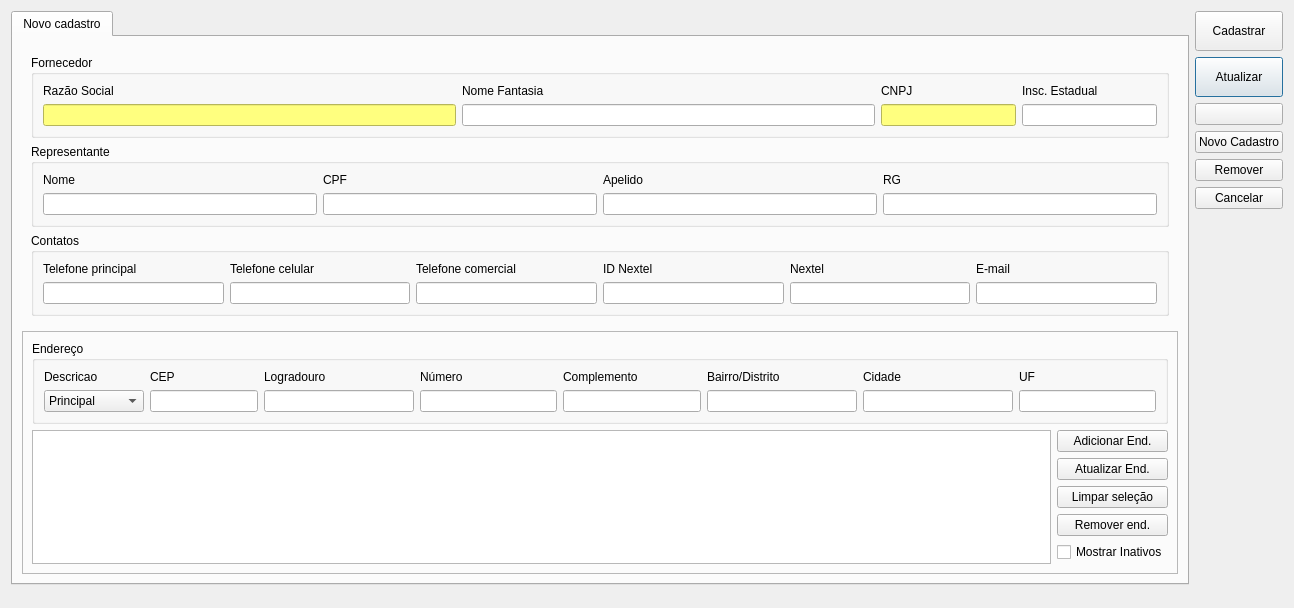
<?xml version="1.0" encoding="UTF-8"?>
<ui version="4.0">
 <class>CadastroFornecedor</class>
 <widget class="QDialog" name="CadastroFornecedor">
  <property name="windowModality">
   <enum>Qt::NonModal</enum>
  </property>
  <property name="geometry">
   <rect>
    <x>0</x>
    <y>0</y>
    <width>1294</width>
    <height>604</height>
   </rect>
  </property>
  <property name="windowTitle">
   <string>Cadastro de Fornecedor</string>
  </property>
  <layout class="QGridLayout" name="gridLayout_3">
   <item row="0" column="1" rowspan="3" colspan="2">
    <layout class="QVBoxLayout" name="verticalLayout_3">
     <item>
      <widget class="QPushButton" name="pushButtonCadastrar">
       <property name="minimumSize">
        <size>
         <width>0</width>
         <height>40</height>
        </size>
       </property>
       <property name="text">
        <string>Cadastrar</string>
       </property>
       <property name="autoDefault">
        <bool>false</bool>
       </property>
      </widget>
     </item>
     <item>
      <widget class="QPushButton" name="pushButtonAtualizar">
       <property name="minimumSize">
        <size>
         <width>0</width>
         <height>40</height>
        </size>
       </property>
       <property name="text">
        <string>Atualizar</string>
       </property>
      </widget>
     </item>
     <item>
      <widget class="QPushButton" name="pushButtonBuscar">
       <property name="text">
        <string/>
       </property>
       <property name="icon">
        <iconset resource="../qrs/resources.qrc">
         <normaloff>:/search.png</normaloff>:/search.png</iconset>
       </property>
      </widget>
     </item>
     <item>
      <widget class="QPushButton" name="pushButtonNovoCad">
       <property name="text">
        <string>Novo Cadastro</string>
       </property>
      </widget>
     </item>
     <item>
      <widget class="QPushButton" name="pushButtonRemover">
       <property name="text">
        <string>Remover</string>
       </property>
      </widget>
     </item>
     <item>
      <widget class="QPushButton" name="pushButtonCancelar">
       <property name="text">
        <string>Cancelar</string>
       </property>
      </widget>
     </item>
     <item>
      <spacer name="verticalSpacer">
       <property name="orientation">
        <enum>Qt::Vertical</enum>
       </property>
       <property name="sizeHint" stdset="0">
        <size>
         <width>20</width>
         <height>40</height>
        </size>
       </property>
      </spacer>
     </item>
    </layout>
   </item>
   <item row="0" column="0">
    <widget class="QTabWidget" name="tabWidget">
     <property name="currentIndex">
      <number>0</number>
     </property>
     <widget class="QWidget" name="tab">
      <attribute name="title">
       <string>Novo cadastro</string>
      </attribute>
      <layout class="QGridLayout" name="gridLayout_6">
       <item row="1" column="0">
        <widget class="QFrame" name="frameCadastro">
         <layout class="QGridLayout" name="gridLayout_7">
          <item row="0" column="0">
           <layout class="QGridLayout" name="gridLayout_5">
            <item row="1" column="0" colspan="2">
             <widget class="QGroupBox" name="groupBoxDadosPessoais">
              <property name="title">
               <string>Representante</string>
              </property>
              <layout class="QGridLayout" name="gridLayout_2">
               <item row="0" column="2">
                <widget class="QLabel" name="labelCPFContato">
                 <property name="text">
                  <string>CPF</string>
                 </property>
                </widget>
               </item>
               <item row="0" column="5">
                <widget class="QLabel" name="label_1">
                 <property name="text">
                  <string>RG</string>
                 </property>
                </widget>
               </item>
               <item row="1" column="2">
                <widget class="QLineEdit" name="lineEditContatoCPF">
                 <property name="minimumSize">
                  <size>
                   <width>100</width>
                   <height>0</height>
                  </size>
                 </property>
                 <property name="maximumSize">
                  <size>
                   <width>16777215</width>
                   <height>16777215</height>
                  </size>
                 </property>
                 <property name="accessibleName">
                  <string>CPF Repr.</string>
                 </property>
                </widget>
               </item>
               <item row="0" column="4">
                <widget class="QLabel" name="labelApelido">
                 <property name="text">
                  <string>Apelido</string>
                 </property>
                </widget>
               </item>
               <item row="0" column="1">
                <widget class="QLabel" name="labelNome">
                 <property name="text">
                  <string>Nome</string>
                 </property>
                </widget>
               </item>
               <item row="1" column="4">
                <widget class="QLineEdit" name="lineEditContatoApelido">
                 <property name="minimumSize">
                  <size>
                   <width>100</width>
                   <height>0</height>
                  </size>
                 </property>
                 <property name="maximumSize">
                  <size>
                   <width>16777215</width>
                   <height>16777215</height>
                  </size>
                 </property>
                 <property name="accessibleName">
                  <string>Apelido Repr.</string>
                 </property>
                </widget>
               </item>
               <item row="1" column="5">
                <widget class="QLineEdit" name="lineEditContatoRG">
                 <property name="minimumSize">
                  <size>
                   <width>70</width>
                   <height>0</height>
                  </size>
                 </property>
                 <property name="maximumSize">
                  <size>
                   <width>16777215</width>
                   <height>16777215</height>
                  </size>
                 </property>
                 <property name="accessibleName">
                  <string>RG Repr.</string>
                 </property>
                </widget>
               </item>
               <item row="1" column="1">
                <widget class="QLineEdit" name="lineEditContatoNome">
                 <property name="minimumSize">
                  <size>
                   <width>200</width>
                   <height>0</height>
                  </size>
                 </property>
                 <property name="toolTip">
                  <string/>
                 </property>
                 <property name="accessibleName">
                  <string>Nome Repr.</string>
                 </property>
                </widget>
               </item>
              </layout>
             </widget>
            </item>
            <item row="2" column="0" colspan="2">
             <widget class="QGroupBox" name="groupBoxContatos">
              <property name="title">
               <string>Contatos</string>
              </property>
              <layout class="QGridLayout" name="gridLayout_4">
               <item row="1" column="1">
                <widget class="LineEditTel" name="lineEditTel_Cel">
                 <property name="minimumSize">
                  <size>
                   <width>100</width>
                   <height>0</height>
                  </size>
                 </property>
                 <property name="accessibleName">
                  <string>Celular</string>
                 </property>
                </widget>
               </item>
               <item row="0" column="4">
                <widget class="QLabel" name="label_14">
                 <property name="text">
                  <string>ID Nextel</string>
                 </property>
                </widget>
               </item>
               <item row="0" column="5">
                <widget class="QLabel" name="label">
                 <property name="text">
                  <string>Nextel</string>
                 </property>
                </widget>
               </item>
               <item row="0" column="6">
                <widget class="QLabel" name="label_3">
                 <property name="text">
                  <string>E-mail</string>
                 </property>
                </widget>
               </item>
               <item row="0" column="0">
                <widget class="QLabel" name="label_18">
                 <property name="text">
                  <string>Telefone principal</string>
                 </property>
                </widget>
               </item>
               <item row="1" column="0">
                <widget class="LineEditTel" name="lineEditTel_Res">
                 <property name="minimumSize">
                  <size>
                   <width>100</width>
                   <height>0</height>
                  </size>
                 </property>
                 <property name="accessibleName">
                  <string>Telefone principal</string>
                 </property>
                </widget>
               </item>
               <item row="0" column="2">
                <widget class="QLabel" name="label_20">
                 <property name="text">
                  <string>Telefone comercial</string>
                 </property>
                </widget>
               </item>
               <item row="0" column="1">
                <widget class="QLabel" name="label_19">
                 <property name="text">
                  <string>Telefone celular</string>
                 </property>
                </widget>
               </item>
               <item row="1" column="5">
                <widget class="LineEditTel" name="lineEditNextel">
                 <property name="minimumSize">
                  <size>
                   <width>100</width>
                   <height>0</height>
                  </size>
                 </property>
                 <property name="accessibleName">
                  <string>Nextel</string>
                 </property>
                </widget>
               </item>
               <item row="1" column="2">
                <widget class="LineEditTel" name="lineEditTel_Com">
                 <property name="minimumSize">
                  <size>
                   <width>100</width>
                   <height>0</height>
                  </size>
                 </property>
                 <property name="accessibleName">
                  <string>Telefone comercial</string>
                 </property>
                </widget>
               </item>
               <item row="1" column="4">
                <widget class="QLineEdit" name="lineEditIdNextel">
                 <property name="minimumSize">
                  <size>
                   <width>100</width>
                   <height>0</height>
                  </size>
                 </property>
                 <property name="accessibleName">
                  <string>ID Nextel</string>
                 </property>
                </widget>
               </item>
               <item row="1" column="6">
                <widget class="QLineEdit" name="lineEditEmail">
                 <property name="minimumSize">
                  <size>
                   <width>120</width>
                   <height>0</height>
                  </size>
                 </property>
                 <property name="accessibleName">
                  <string>E-mail</string>
                 </property>
                 <property name="inputMethodHints">
                  <set>Qt::ImhEmailCharactersOnly</set>
                 </property>
                </widget>
               </item>
              </layout>
             </widget>
            </item>
            <item row="0" column="0" colspan="2">
             <widget class="QGroupBox" name="groupBoxPJuridica">
              <property name="title">
               <string>Fornecedor</string>
              </property>
              <property name="checkable">
               <bool>false</bool>
              </property>
              <property name="checked">
               <bool>false</bool>
              </property>
              <layout class="QGridLayout" name="gridLayout_10">
               <item row="0" column="2">
                <widget class="QLabel" name="labelCNPJ">
                 <property name="text">
                  <string>CNPJ</string>
                 </property>
                </widget>
               </item>
               <item row="0" column="0">
                <widget class="QLabel" name="labelCliente">
                 <property name="text">
                  <string>Razão Social</string>
                 </property>
                </widget>
               </item>
               <item row="0" column="1">
                <widget class="QLabel" name="label_54">
                 <property name="text">
                  <string>Nome Fantasia</string>
                 </property>
                </widget>
               </item>
               <item row="1" column="2">
                <widget class="QLineEdit" name="lineEditCNPJ">
                 <property name="minimumSize">
                  <size>
                   <width>100</width>
                   <height>0</height>
                  </size>
                 </property>
                 <property name="maximumSize">
                  <size>
                   <width>135</width>
                   <height>16777215</height>
                  </size>
                 </property>
                 <property name="accessibleName">
                  <string>CNPJ</string>
                 </property>
                 <property name="styleSheet">
                  <string notr="true">background-color: rgb(255, 255, 127);</string>
                 </property>
                </widget>
               </item>
               <item row="0" column="3">
                <widget class="QLabel" name="labelInscricaoEstadual">
                 <property name="text">
                  <string>Insc. Estadual</string>
                 </property>
                </widget>
               </item>
               <item row="1" column="3">
                <widget class="QLineEdit" name="lineEditInscEstadual">
                 <property name="minimumSize">
                  <size>
                   <width>100</width>
                   <height>0</height>
                  </size>
                 </property>
                 <property name="maximumSize">
                  <size>
                   <width>135</width>
                   <height>16777215</height>
                  </size>
                 </property>
                 <property name="accessibleName">
                  <string>Insc. Estadual</string>
                 </property>
                </widget>
               </item>
               <item row="1" column="1">
                <widget class="QLineEdit" name="lineEditNomeFantasia">
                 <property name="minimumSize">
                  <size>
                   <width>120</width>
                   <height>0</height>
                  </size>
                 </property>
                 <property name="accessibleName">
                  <string>Nome Fantasia</string>
                 </property>
                </widget>
               </item>
               <item row="1" column="0">
                <widget class="QLineEdit" name="lineEditFornecedor">
                 <property name="minimumSize">
                  <size>
                   <width>120</width>
                   <height>0</height>
                  </size>
                 </property>
                 <property name="accessibleName">
                  <string>Razão Social</string>
                 </property>
                 <property name="styleSheet">
                  <string notr="true">background-color: rgb(255, 255, 127);</string>
                 </property>
                </widget>
               </item>
              </layout>
             </widget>
            </item>
           </layout>
          </item>
         </layout>
        </widget>
       </item>
       <item row="2" column="0">
        <widget class="QFrame" name="frameEndereco">
         <property name="frameShape">
          <enum>QFrame::StyledPanel</enum>
         </property>
         <property name="frameShadow">
          <enum>QFrame::Raised</enum>
         </property>
         <layout class="QGridLayout" name="gridLayout_21">
          <item row="1" column="0">
           <widget class="QTableView" name="tableEndereco">
            <property name="sizeAdjustPolicy">
             <enum>QAbstractScrollArea::AdjustToContents</enum>
            </property>
            <property name="editTriggers">
             <set>QAbstractItemView::NoEditTriggers</set>
            </property>
            <property name="tabKeyNavigation">
             <bool>false</bool>
            </property>
            <property name="alternatingRowColors">
             <bool>true</bool>
            </property>
            <property name="selectionMode">
             <enum>QAbstractItemView::SingleSelection</enum>
            </property>
            <property name="selectionBehavior">
             <enum>QAbstractItemView::SelectRows</enum>
            </property>
            <attribute name="horizontalHeaderStretchLastSection">
             <bool>false</bool>
            </attribute>
           </widget>
          </item>
          <item row="0" column="0" colspan="2">
           <widget class="QGroupBox" name="groupBoxEndereco">
            <property name="title">
             <string>Endereço</string>
            </property>
            <layout class="QGridLayout" name="gridLayout">
             <item row="0" column="0">
              <widget class="QLabel" name="labelDescricao">
               <property name="text">
                <string>Descricao</string>
               </property>
              </widget>
             </item>
             <item row="0" column="1">
              <widget class="QLabel" name="labelCEP">
               <property name="text">
                <string>CEP</string>
               </property>
              </widget>
             </item>
             <item row="0" column="2">
              <widget class="QLabel" name="labelEndereco">
               <property name="text">
                <string>Logradouro</string>
               </property>
              </widget>
             </item>
             <item row="0" column="3">
              <widget class="QLabel" name="labelNro">
               <property name="text">
                <string>Número</string>
               </property>
              </widget>
             </item>
             <item row="0" column="4">
              <widget class="QLabel" name="labelComp">
               <property name="text">
                <string>Complemento</string>
               </property>
              </widget>
             </item>
             <item row="0" column="5">
              <widget class="QLabel" name="labelBairro">
               <property name="text">
                <string>Bairro/Distrito</string>
               </property>
              </widget>
             </item>
             <item row="0" column="6">
              <widget class="QLabel" name="labelCidade">
               <property name="text">
                <string>Cidade</string>
               </property>
              </widget>
             </item>
             <item row="0" column="7">
              <widget class="QLabel" name="labelUF">
               <property name="text">
                <string>UF</string>
               </property>
              </widget>
             </item>
             <item row="1" column="0">
              <widget class="QComboBox" name="comboBoxTipoEnd">
               <property name="minimumSize">
                <size>
                 <width>100</width>
                 <height>0</height>
                </size>
               </property>
               <item>
                <property name="text">
                 <string>Principal</string>
                </property>
               </item>
               <item>
                <property name="text">
                 <string>Faturamento</string>
                </property>
               </item>
               <item>
                <property name="text">
                 <string>Entrega</string>
                </property>
               </item>
              </widget>
             </item>
             <item row="1" column="1">
              <widget class="LineEditCEP" name="lineEditCEP">
               <property name="sizePolicy">
                <sizepolicy hsizetype="Minimum" vsizetype="Fixed">
                 <horstretch>0</horstretch>
                 <verstretch>0</verstretch>
                </sizepolicy>
               </property>
               <property name="minimumSize">
                <size>
                 <width>75</width>
                 <height>0</height>
                </size>
               </property>
               <property name="maximumSize">
                <size>
                 <width>16777215</width>
                 <height>16777215</height>
                </size>
               </property>
               <property name="toolTip">
                <string>&lt;html&gt;&lt;head/&gt;&lt;body&gt;&lt;p&gt;O sistema preenche o endereço automaticamente a partir do CEP&lt;/p&gt;&lt;/body&gt;&lt;/html&gt;</string>
               </property>
               <property name="accessibleName">
                <string>CEP</string>
               </property>
              </widget>
             </item>
             <item row="1" column="2">
              <widget class="QLineEdit" name="lineEditEndereco">
               <property name="minimumSize">
                <size>
                 <width>150</width>
                 <height>0</height>
                </size>
               </property>
               <property name="accessibleName">
                <string>Logradouro</string>
               </property>
              </widget>
             </item>
             <item row="1" column="3">
              <widget class="QLineEdit" name="lineEditNro">
               <property name="minimumSize">
                <size>
                 <width>50</width>
                 <height>0</height>
                </size>
               </property>
               <property name="maximumSize">
                <size>
                 <width>16777215</width>
                 <height>16777215</height>
                </size>
               </property>
               <property name="accessibleName">
                <string>Número</string>
               </property>
              </widget>
             </item>
             <item row="1" column="4">
              <widget class="QLineEdit" name="lineEditComp">
               <property name="minimumSize">
                <size>
                 <width>75</width>
                 <height>0</height>
                </size>
               </property>
               <property name="maximumSize">
                <size>
                 <width>16777215</width>
                 <height>16777215</height>
                </size>
               </property>
               <property name="accessibleName">
                <string>Complemento</string>
               </property>
               <property name="styleSheet">
                <string notr="true"/>
               </property>
              </widget>
             </item>
             <item row="1" column="5">
              <widget class="QLineEdit" name="lineEditBairro">
               <property name="minimumSize">
                <size>
                 <width>150</width>
                 <height>0</height>
                </size>
               </property>
               <property name="accessibleName">
                <string>Bairro/Distrito</string>
               </property>
              </widget>
             </item>
             <item row="1" column="6">
              <widget class="QLineEdit" name="lineEditCidade">
               <property name="minimumSize">
                <size>
                 <width>150</width>
                 <height>0</height>
                </size>
               </property>
               <property name="accessibleName">
                <string>Cidade</string>
               </property>
              </widget>
             </item>
             <item row="1" column="7">
              <widget class="QLineEdit" name="lineEditUF">
               <property name="minimumSize">
                <size>
                 <width>35</width>
                 <height>0</height>
                </size>
               </property>
               <property name="maximumSize">
                <size>
                 <width>16777215</width>
                 <height>16777215</height>
                </size>
               </property>
               <property name="accessibleName">
                <string>UF</string>
               </property>
              </widget>
             </item>
            </layout>
           </widget>
          </item>
          <item row="1" column="1">
           <layout class="QVBoxLayout" name="verticalLayout">
            <item>
             <widget class="QPushButton" name="pushButtonAdicionarEnd">
              <property name="text">
               <string>Adicionar End.</string>
              </property>
             </widget>
            </item>
            <item>
             <widget class="QPushButton" name="pushButtonAtualizarEnd">
              <property name="text">
               <string>Atualizar End.</string>
              </property>
             </widget>
            </item>
            <item>
             <widget class="QPushButton" name="pushButtonEndLimpar">
              <property name="text">
               <string>Limpar seleção</string>
              </property>
             </widget>
            </item>
            <item>
             <widget class="QPushButton" name="pushButtonRemoverEnd">
              <property name="text">
               <string>Remover end.</string>
              </property>
             </widget>
            </item>
            <item>
             <widget class="QCheckBox" name="checkBoxMostrarInativos">
              <property name="text">
               <string>Mostrar Inativos</string>
              </property>
              <property name="checkable">
               <bool>true</bool>
              </property>
             </widget>
            </item>
            <item>
             <spacer name="verticalSpacer_3">
              <property name="orientation">
               <enum>Qt::Vertical</enum>
              </property>
              <property name="sizeHint" stdset="0">
               <size>
                <width>20</width>
                <height>40</height>
               </size>
              </property>
             </spacer>
            </item>
           </layout>
          </item>
         </layout>
        </widget>
       </item>
      </layout>
     </widget>
    </widget>
   </item>
  </layout>
 </widget>
 <customwidgets>
  <customwidget>
   <class>LineEditCEP</class>
   <extends>QLineEdit</extends>
   <header>src/lineeditcep.h</header>
  </customwidget>
  <customwidget>
   <class>LineEditTel</class>
   <extends>QLineEdit</extends>
   <header>src/lineedittel.h</header>
  </customwidget>
 </customwidgets>
 <tabstops>
  <tabstop>tabWidget</tabstop>
  <tabstop>lineEditFornecedor</tabstop>
  <tabstop>lineEditNomeFantasia</tabstop>
  <tabstop>lineEditCNPJ</tabstop>
  <tabstop>lineEditInscEstadual</tabstop>
  <tabstop>lineEditContatoNome</tabstop>
  <tabstop>lineEditContatoCPF</tabstop>
  <tabstop>lineEditContatoApelido</tabstop>
  <tabstop>lineEditContatoRG</tabstop>
  <tabstop>lineEditTel_Res</tabstop>
  <tabstop>lineEditTel_Cel</tabstop>
  <tabstop>lineEditTel_Com</tabstop>
  <tabstop>lineEditIdNextel</tabstop>
  <tabstop>lineEditNextel</tabstop>
  <tabstop>lineEditEmail</tabstop>
  <tabstop>comboBoxTipoEnd</tabstop>
  <tabstop>lineEditCEP</tabstop>
  <tabstop>lineEditEndereco</tabstop>
  <tabstop>lineEditNro</tabstop>
  <tabstop>lineEditComp</tabstop>
  <tabstop>lineEditBairro</tabstop>
  <tabstop>lineEditCidade</tabstop>
  <tabstop>lineEditUF</tabstop>
  <tabstop>tableEndereco</tabstop>
  <tabstop>pushButtonAdicionarEnd</tabstop>
  <tabstop>pushButtonAtualizarEnd</tabstop>
  <tabstop>pushButtonEndLimpar</tabstop>
  <tabstop>pushButtonRemoverEnd</tabstop>
  <tabstop>checkBoxMostrarInativos</tabstop>
  <tabstop>pushButtonCadastrar</tabstop>
  <tabstop>pushButtonAtualizar</tabstop>
  <tabstop>pushButtonBuscar</tabstop>
  <tabstop>pushButtonNovoCad</tabstop>
  <tabstop>pushButtonRemover</tabstop>
  <tabstop>pushButtonCancelar</tabstop>
 </tabstops>
 <resources>
  <include location="../qrs/resources.qrc"/>
 </resources>
 <connections/>
</ui>
